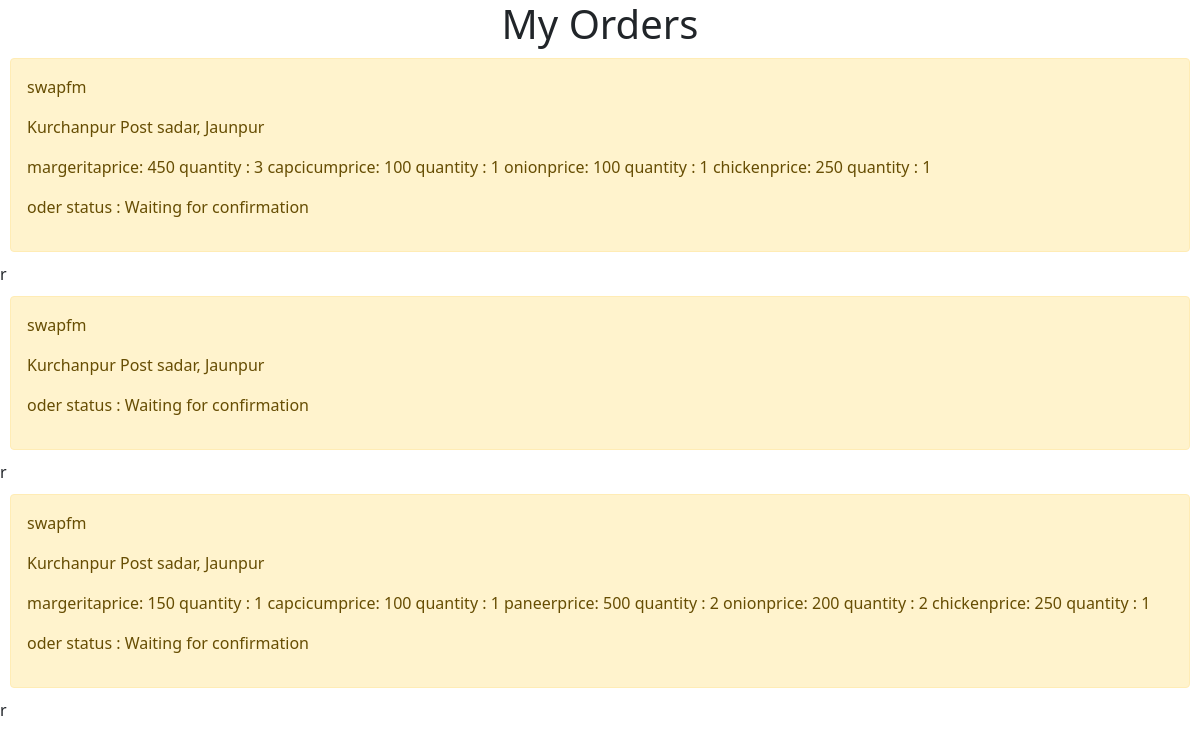
/userorders/ (signed in), run on the app's committed database.
### app1/models.py (models this page shows)
class OrderModel(models.Model):
    username = models.CharField(max_length=20)
    phoneno = models.CharField(max_length=10)
    address = models.CharField(max_length=10)
    ordereditems = models.CharField(max_length=30)
    status = models.CharField(max_length=10, default="Waiting for confirmation", editable=True)

### app1/views.py (the view)
# urls.py: path('userorders/', views.userorders),
def userorders(request):
    orders = OrderModel.objects.filter(username=request.user.username)
    context = {'orders': orders}
    return render(request, 'app1/userorders.html', context)

### templates/app1/userorders.html (shortened to what this page needs)
{% extends 'app1/base.html' %}
{% block content %}
{% load static %}
<link rel="stylesheet" href="{% static 'app1/userorders.css' %}">
</head>
<body>
    <h1>My Orders</h1>
    {% for order in orders %}
    <div class="alert alert-warning" role="alert">
        <p>{{order.username}}</p>
        <p>{{order.address}}</p>
        <p>{{order.ordereditems}}</p>
        <p>oder status : {{order.status}}</p>
    </div>r
    {% endfor %}
    {% endblock %}

### static/app1/userorders.css (style rules this page uses)
body { padding:0%; margin: 0%; box-sizing: border-box; }
h1 { text-align: center; }
.alert { margin: 10px; }

### data on the page
OrderModel: username "swapfm", address "Kurchanpur Post sadar, Jaunpur", ordereditems "margeritaprice: 450 quantity : 3 capcicumprice: 100 quantity : 1 onionprice: 100 quantity : 1 chickenprice: 250 quantity : 1", status "Waiting for confirmation"
OrderModel: username "swapfm", address "Kurchanpur Post sadar, Jaunpur", status "Waiting for confirmation"
OrderModel: username "swapfm", address "Kurchanpur Post sadar, Jaunpur", ordereditems "margeritaprice: 150 quantity : 1 capcicumprice: 100 quantity : 1 paneerprice: 500 quantity : 2 onionprice: 200 quantity : 2 chickenprice: 250 quantity : 1", status "Waiting for confirmation"
